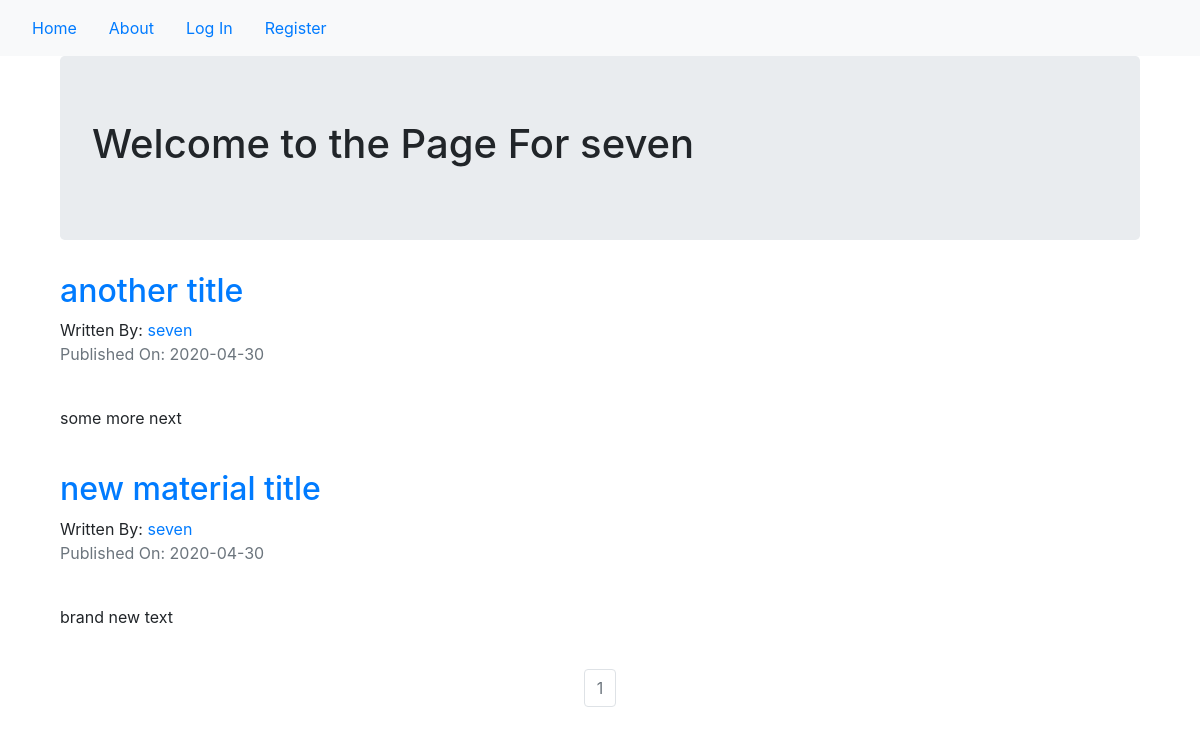
Page /seven on the committed database.
### puppycompanyblog/models.py (models this page shows, shortened)
class User(db.Model,UserMixin):
  __tablename__ = 'users'
  id = db.Column(db.Integer,primary_key=True)
  profile_image = db.Column(db.String(64),nullable=False,default='default_profile.png')
  email = db.Column(db.String(64),unique=True,index=True)
  username = db.Column(db.String(64),unique=True,index=True)
  password_hash = db.Column(db.String(128))
  posts = db.relationship('BlogPost',backref='author',lazy=True)

class BlogPost(db.Model):
  __tablename__ = 'blogposts'
  users = db.relationship(User)
  id = db.Column(db.Integer,primary_key=True)
  user_id = db.Column(db.Integer,db.ForeignKey('users.id'),nullable=False)
  date = db.Column(db.DateTime,nullable=False,default=datetime.utcnow)
  title = db.Column(db.String(140),nullable=False)
  text = db.Column(db.Text,nullable=False)

### puppycompanyblog/users/views.py (the view)
@users.route('/<username>')
def user_posts(username):
  page = request.args.get('page',1,type=int)
  user = User.query.filter_by(username=username).first_or_404()
  blog_posts = BlogPost.query.filter_by(author=user).order_by(BlogPost.date.desc()).paginate(page=page,per_page=5)
  return render_template('user_blog_posts.html',blog_posts=blog_posts,user=user)

### puppycompanyblog/templates/user_blog_posts.html
{% extends "base.html" %}
{% block content %}
<div class="container">
  <div class="jumbotron">
    <h1>Welcome to the Page For {{user.username}}</h1>
  </div>
  {% for post in blog_posts.items %}
  <h2><a href="{{url_for('blog_posts.blog_post',blog_post_id=post.id)}}">
    {{post.title}}
    </a></h2>
  Written By: <a href="{{url_for('users.user_posts',username=post.author.username)}}">{{post.author.username}}</a>
  <p class="text-muted">Published On: {{post.date.strftime("%Y-%m-%d")}}</p>
  <br>
  <p>{{post.text}}</p>
  <br>
  {% endfor %}
</div>
<nav aria-label="Page navigation example">
  <ul class="pagination justify-content-center">
    {% for page_num in blog_posts.iter_pages() %}
      {% if blog_posts.page == page_num %}
        <li class="page-item disabled"><a class="page-link" href="{{url_for('users.user_posts',username=user.username,page=page_num)}}">{{page_num}}</a></li>
      {% else %}
        <li class="page-item"><a class="page-link" href="{{url_for('users.user_posts',username=user.username,page=page_num)}}">{{page_num}}</a></li>
      {% endif %}
    {% endfor %}
  </ul>
</nav>
{% endblock %}

### rows in the picture
User: username "seven"
BlogPost: title "another title", author.username "seven", date "2020-04-30", text "some more next"
BlogPost: title "new material title", author.username "seven", date "2020-04-30", text "brand new text"

### other values in the picture
{{ page_num }} "1"
